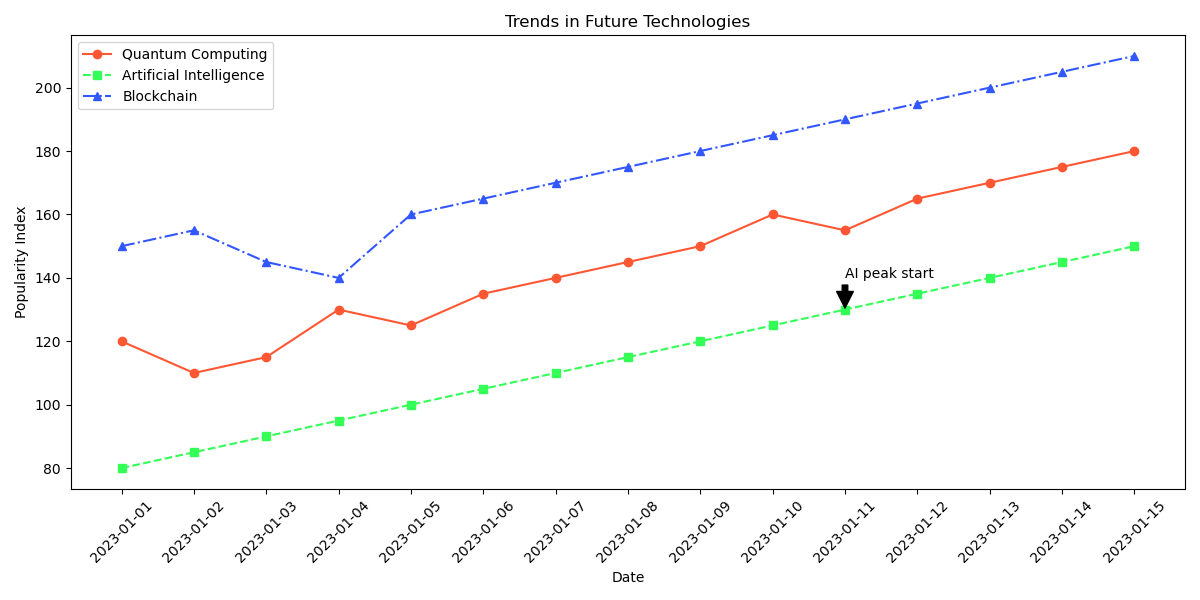

Generate this figure with Python:

import matplotlib.pyplot as plt
from datetime import datetime

# The provided data
data = [
    {'Date': '2023-01-01', 'Quantum Computing': 120, 'Artificial Intelligence': 80, 'Blockchain': 150},
    {'Date': '2023-01-02', 'Quantum Computing': 110, 'Artificial Intelligence': 85, 'Blockchain': 155},
    {'Date': '2023-01-03', 'Quantum Computing': 115, 'Artificial Intelligence': 90, 'Blockchain': 145},
    {'Date': '2023-01-04', 'Quantum Computing': 130, 'Artificial Intelligence': 95, 'Blockchain': 140},
    {'Date': '2023-01-05', 'Quantum Computing': 125, 'Artificial Intelligence': 100, 'Blockchain': 160},
    {'Date': '2023-01-06', 'Quantum Computing': 135, 'Artificial Intelligence': 105, 'Blockchain': 165},
    {'Date': '2023-01-07', 'Quantum Computing': 140, 'Artificial Intelligence': 110, 'Blockchain': 170},
    {'Date': '2023-01-08', 'Quantum Computing': 145, 'Artificial Intelligence': 115, 'Blockchain': 175},
    {'Date': '2023-01-09', 'Quantum Computing': 150, 'Artificial Intelligence': 120, 'Blockchain': 180},
    {'Date': '2023-01-10', 'Quantum Computing': 160, 'Artificial Intelligence': 125, 'Blockchain': 185},
    {'Date': '2023-01-11', 'Quantum Computing': 155, 'Artificial Intelligence': 130, 'Blockchain': 190},
    {'Date': '2023-01-12', 'Quantum Computing': 165, 'Artificial Intelligence': 135, 'Blockchain': 195},
    {'Date': '2023-01-13', 'Quantum Computing': 170, 'Artificial Intelligence': 140, 'Blockchain': 200},
    {'Date': '2023-01-14', 'Quantum Computing': 175, 'Artificial Intelligence': 145, 'Blockchain': 205},
    {'Date': '2023-01-15', 'Quantum Computing': 180, 'Artificial Intelligence': 150, 'Blockchain': 210},
]

# Parsing dates and separating the sales data for each technology trend
dates = [datetime.strptime(entry['Date'], '%Y-%m-%d') for entry in data]
quantum_sales = [entry['Quantum Computing'] for entry in data]
ai_sales = [entry['Artificial Intelligence'] for entry in data]
blockchain_sales = [entry['Blockchain'] for entry in data]

# Creating the line chart
plt.figure(figsize=(12, 6))

# Plotting each technology trend with different styles and colors
plt.plot(dates, quantum_sales, color='#FF5733', linestyle='-', marker='o', label='Quantum Computing')
plt.plot(dates, ai_sales, color='#33FF57', linestyle='--', marker='s', label='Artificial Intelligence')
plt.plot(dates, blockchain_sales, color='#3357FF', linestyle='-.', marker='^', label='Blockchain')

# Formatting the date axis
plt.gca().xaxis.set_major_formatter(plt.matplotlib.dates.DateFormatter('%Y-%m-%d'))
plt.gca().xaxis.set_major_locator(plt.matplotlib.dates.DayLocator())

# Adding labels and title
plt.xlabel('Date')
plt.ylabel('Popularity Index')
plt.title('Trends in Future Technologies')

# Displaying the legend
plt.legend()

# Rotating date labels to avoid overlap
plt.xticks(rotation=45)

# Adding annotations for specific data points
plt.annotate('AI peak start', xy=(dates[10], ai_sales[10]), xytext=(dates[10], ai_sales[10]+10),
             arrowprops=dict(facecolor='black', shrink=0.05))

# Tightly layout to prevent clipping of labels
plt.tight_layout()

# Showing the plot
plt.show()
